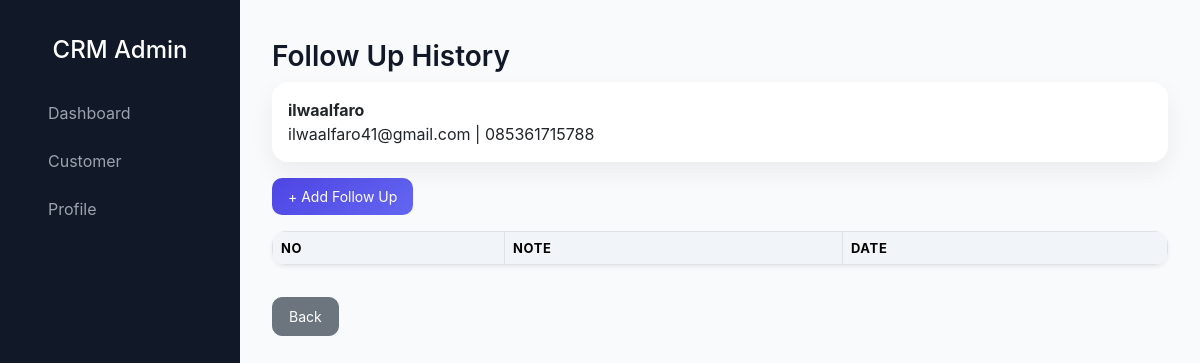
Screenshot of /admin/followup/history.php?customer_id=3 (signed in) with the database file from the repository.
### tables this page shows
CREATE TABLE `customers` (
  `id` int(11) NOT NULL,
  `name` varchar(100) DEFAULT NULL,
  `email` varchar(100) DEFAULT NULL,
  `phone` varchar(20) DEFAULT NULL,
  `status` enum('New','Follow Up','Closed') DEFAULT 'New',
  `notes` text DEFAULT NULL,
  `created_at` timestamp NOT NULL DEFAULT current_timestamp()
);

### admin/followup/history.php (the view, shortened to what this page needs)
<?php
include '../../config/database.php';
$customer_id = $_GET['customer_id'];
$customer = mysqli_fetch_assoc(
  mysqli_query($conn, "SELECT * FROM customers WHERE id='$customer_id'")
);
?>
<link rel="stylesheet" href="../../assets/css/style.css">
<?php include '../../includes/header.php'; ?>
<?php include '../../includes/sidebar.php'; ?>
<div class="main-content">
  <h3>Follow Up History</h3>
  <div class="card mb-3">
    <div class="card-body">
      <strong><?= $customer['name']; ?></strong><br>
      <?= $customer['email']; ?> | <?= $customer['phone']; ?>
    </div>
  </div>
  <a href="add.php?customer_id=<?= $customer_id; ?>"
     class="btn btn-primary mb-3">
     + Add Follow Up
  </a>
  <table class="table table-bordered bg-white shadow-sm">
    <thead>
      <tr>
        <th>No</th>
        <th>Note</th>
        <th>Date</th>
      </tr>
    </thead>
  </table>
  <a href="../customer/index.php" class="btn btn-secondary mt-3">Back</a>
</div>
<?php include '../../includes/footer.php'; ?>

### assets/css/style.css (style rules this page uses)
body { font-family: 'Inter', system-ui, sans-serif; background: #f8fafc; color: #111827; }
.main-content { margin-left: 220px; padding: 30px; }
.card { border: none; border-radius: 12px; }
.table th { background: #f1f5f9; }
.btn { border-radius: 8px; }
:root { --primary: #4f46e5; --secondary: #6366f1; --dark: #111827; --light: #f9fafb; --gray: #6b7280; --card: #ffffff; }
* { box-sizing: border-box; }
.main-content { margin-left: 240px; padding: 32px; }
h2, h3 { font-weight: 600; margin-bottom: 8px; }
.card { background: var(--card); border: none; border-radius: 16px; box-shadow: 0 10px 25px rgba(0,0,0,0.06); transition: transform 0.2s ease, box-shadow 0.2s ease; }
.table { border-radius: 14px; overflow: hidden; }
.table th { background: #f1f5f9; font-size: 13px; text-transform: uppercase; letter-spacing: 0.05em; }
.btn { border-radius: 10px; font-size: 14px; padding: 8px 16px; transition: all 0.2s ease; }
.btn-primary { background: linear-gradient(135deg, var(--primary), var(--secondary)); border: none; }
.main-content { margin-left: 240px; padding: 32px; padding-top: 40px; }

### rows the page displays
customers: name "ilwaalfaro", email "ilwaalfaro41@gmail.com", phone "085361715788"
